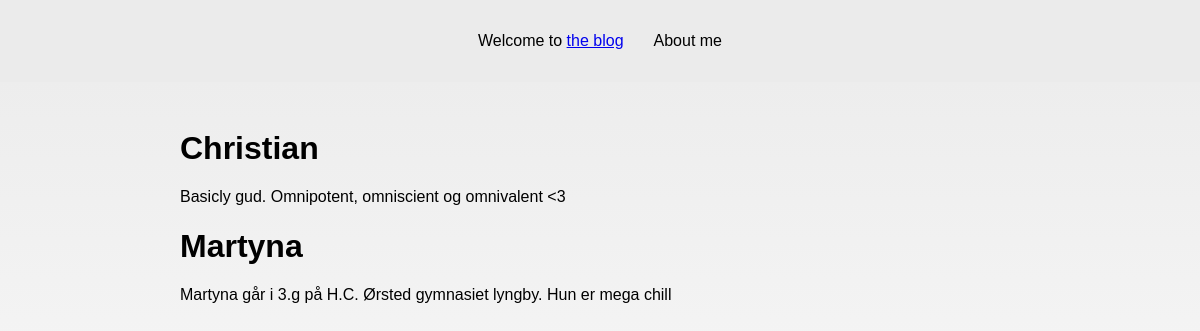
Screenshot of /authors/ with the database file from the repository.
### back/models.py (models this page shows, shortened)
class Author(models.Model):
    name = models.CharField(max_length=100) #Fulde navn
    description = models.TextField(blank=True) #En personlig beskrivelse
    latest = models.IntegerField(blank=True, null=True) #Postid af den seneste indlæg
    class Meta:
        verbose_name = 'Author'
        verbose_name_plural = 'Authors'

### blog/views.py (the view)
# urls.py: url(r'^authors/', views.authorlist),
def authorlist(request):
    try:
        authors = models.Author.objects.filter(id__gt=1)
    except Exception as e:
        return HttpResponse("No Authors found. Error %s" % e)
    return render(request, 'authors.html', {'authors' : authors})

### blog/templates/authors.html (shortened to what this page needs)
{% extends "masterview.html" %}
{%block content%}
{% for author in authors %}
<h1>{{author.name}}</h1>
<div class="authorBody">{{author.description|linebreaks}}</div>
{% endfor %}
{%endblock%}

### blog/static/css/style.css (style rules this page uses)
html { height: 100% }
body { margin: 0; background: linear-gradient(to bottom, #ebebeb, white); height: 100%; overflow-x: hidden; background-repeat: no-repeat; font-family: sans-serif; }

### rows the page displays
Author: name "Christian", description "Basicly gud. Omnipotent, omniscient og omnivalent <3"
Author: name "Martyna", description "Martyna går i 3.g på H.C. Ørsted gymnasiet lyngby. Hun er mega chill"
